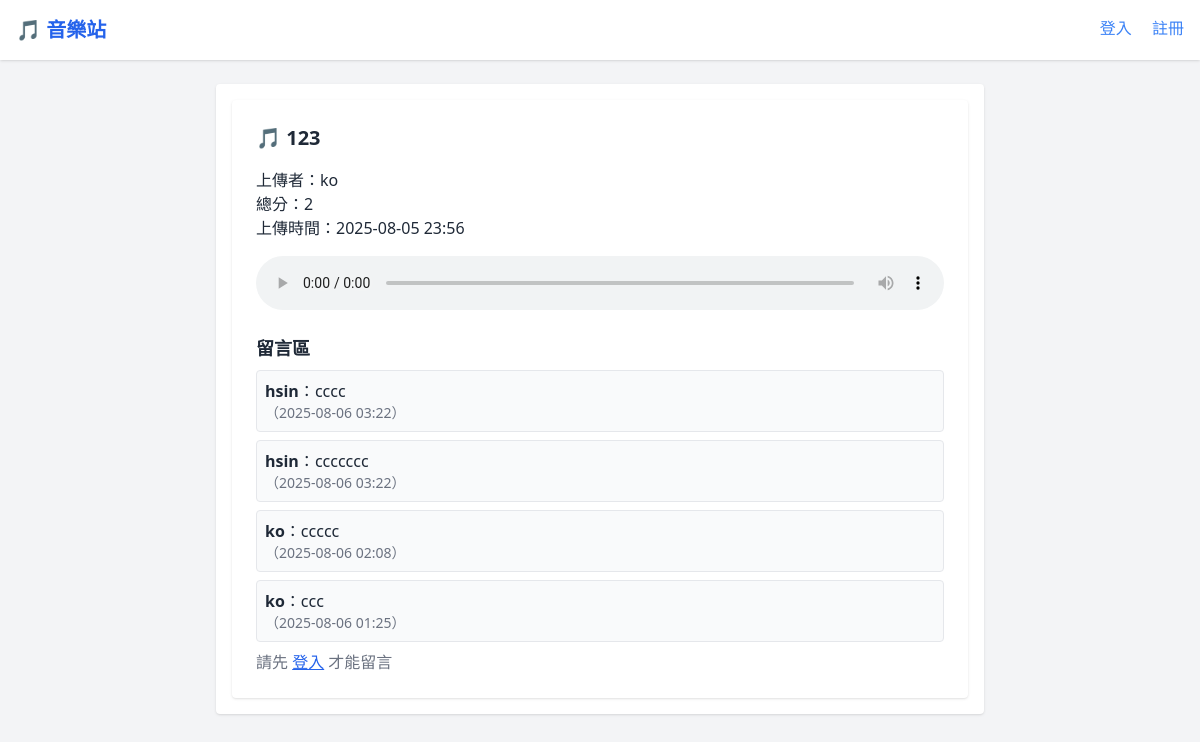
The app's page /music/1/ with its own data.
### myapp/models.py (models this page shows, shortened)
class Music(models.Model):
    title = models.CharField(max_length=200)
    description = models.TextField(blank=True)
    audio_file = models.FileField(upload_to='music/')
    created_at = models.DateTimeField(auto_now_add=True)
    uploader = models.ForeignKey(get_user_model(), on_delete=models.CASCADE)
    def vote_score(self):
        return self.votes.aggregate(score=models.Sum('value'))['score'] or 0

class CustomUser(AbstractUser):
    ROLE_CHOICES = (
        ('member', '一般會員'),
        ('creator', '創作者'),
        ('admin', '後台管理者'),
    )
    role = models.CharField(max_length=10, choices=ROLE_CHOICES, default='member')
    nickname = models.CharField(max_length=50, blank=True)
    email = models.EmailField()
    phone = models.CharField(max_length=20, blank=True)
    birth_date = models.DateField(null=True, blank=True)

class Comment(models.Model):
    music = models.ForeignKey(Music, related_name='comments', on_delete=models.CASCADE)
    user = models.ForeignKey(get_user_model(), on_delete=models.CASCADE)
    text = models.TextField()
    created_at = models.DateTimeField(auto_now_add=True)

### myapp/views.py (the view)
# urls.py: path('music/<int:pk>/', views.music_detail, name='music_detail'),
def music_detail(request, pk):
    music = get_object_or_404(Music, pk=pk)
    comments = music.comments.order_by('-created_at')
    comment_form = CommentForm()
    return render(request, 'music_detail.html', {
        'music': music,
        'comments': comments,
        'comment_form': comment_form,
    })

### myapp/templates/music_detail.html (shortened to what this page needs)
{% extends "base.html" %}
{% block content %}
<div class="max-w-3xl mx-auto p-6 bg-white shadow rounded">
  <h2 class="text-xl font-bold mb-4">🎵 {{ music.title }}</h2>
  <p>上傳者：{{ music.uploader.username }}</p>
  <p>總分：{{ music.vote_score|default:0 }}</p>
  <p>上傳時間：{{ music.created_at|date:"Y-m-d H:i" }}</p>
  <audio controls class="my-4 w-full">
    <source src="{{ music.audio_file.url }}" type="audio/mpeg">
  </audio>
  <h3 class="text-lg font-semibold mt-6 mb-2">留言區</h3>
{% for comment in comments %}
  <div class="border p-2 rounded mb-2 bg-gray-50">
    <strong>{{ comment.user.username }}</strong>：{{ comment.text }}
    <div class="text-sm text-gray-500">
      （{{ comment.created_at|date:"Y-m-d H:i" }}）
    </div>
  </div>
{% empty %}
  <p>暫無留言</p>
{% endfor %}
{% if user.is_authenticated %}
  <form method="post" class="mt-4" action="{% url 'post_comment' music.pk %}">
    {% csrf_token %}
    {{ comment_form.as_p }}
    <button type="submit" class="px-4 py-2 bg-blue-500 text-white rounded">留言</button>
  </form>
{% else %}
  <p class="text-gray-500 mt-2">
    請先 <a href="{% url 'login' %}" class="text-blue-600 underline">登入</a> 才能留言
  </p>
{% endif %}
</div>
{% endblock %}

### records on screen
Music: title "123", uploader.username "ko", vote_score "2", created_at "2025-08-05 23:56"
Comment: user.username "hsin", text "cccc", created_at "2025-08-06 03:22"
Comment: user.username "hsin", text "ccccccc", created_at "2025-08-06 03:22"
Comment: user.username "ko", text "ccccc", created_at "2025-08-06 02:08"
Comment: user.username "ko", text "ccc", created_at "2025-08-06 01:25"
